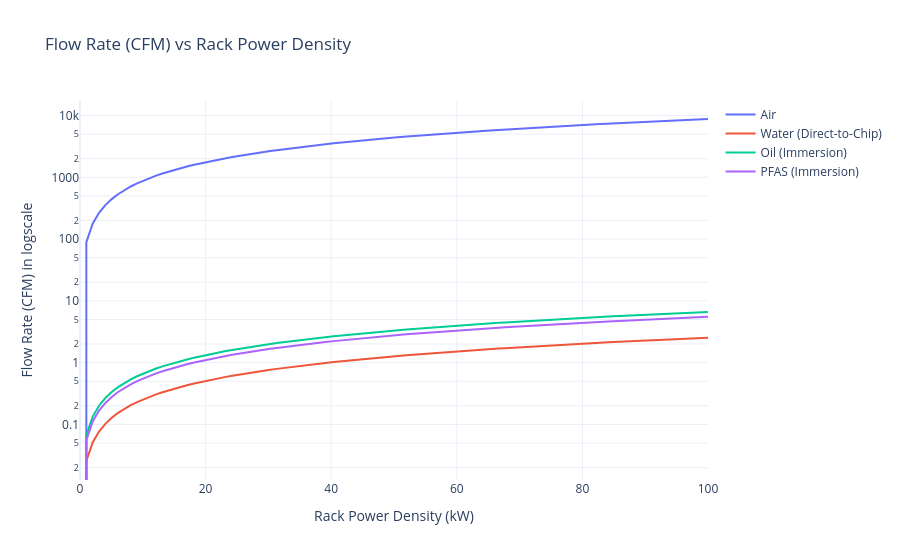

The code cell stored with this chart in its notebook:
### Code cell
import numpy as np
import plotly.graph_objects as go

# --- Core function ---
def flow_rate_cfm(power_kw, rho, cp, delta_T):
    """
    power_kw : array or float (kW)
    rho      : density (kg/m^3)
    cp       : specific heat (J/kg-K)
    delta_T  : temperature rise (K)
    
    returns volumetric flow rate in CFM
    """
    power_w = np.array(power_kw) * 1000  # convert kW → W
    
    # volumetric flow (m^3/s)
    flow_m3_s = power_w / (rho * cp * delta_T)
    
    # convert m^3/s → CFM
    flow_cfm = flow_m3_s * 2118.88
    
    return flow_cfm


# --- Coolant properties (constant ΔT = 20°C) ---
coolants = {
    "Air": {
        "rho": 1.2,
        "cp": 1005,
        "delta_T": 20
    },
    "Water (Direct-to-Chip)": {
        "rho": 1000,
        "cp": 4186,
        "delta_T": 20
    },
    "Oil (Immersion)": {
        "rho": 800,
        "cp": 2000,
        "delta_T": 20
    },
    "PFAS (Immersion)": {
        "rho": 1600,
        "cp": 1200,
        "delta_T": 20
    }
}


# --- Power sweep (0 to 100 kW) ---
power_range = np.linspace(0, 100, 100)


# --- Compute results ---
results = {}

for name, props in coolants.items():
    results[name] = flow_rate_cfm(
        power_range,
        props["rho"],
        props["cp"],
        props["delta_T"]
    )


# --- Plot with Plotly ---
fig = go.Figure()

for name, flow in results.items():
    fig.add_trace(go.Scatter(
        x=power_range,
        y=flow,
        mode='lines',
        name=name
    ))

fig.update_layout(
    title="Flow Rate (CFM) vs Rack Power Density",
    xaxis_title="Rack Power Density (kW)",
    yaxis_title="Flow Rate (CFM) in logscale",
    template="plotly_white"
)
fig.update_yaxes(type="log")
fig.show()
